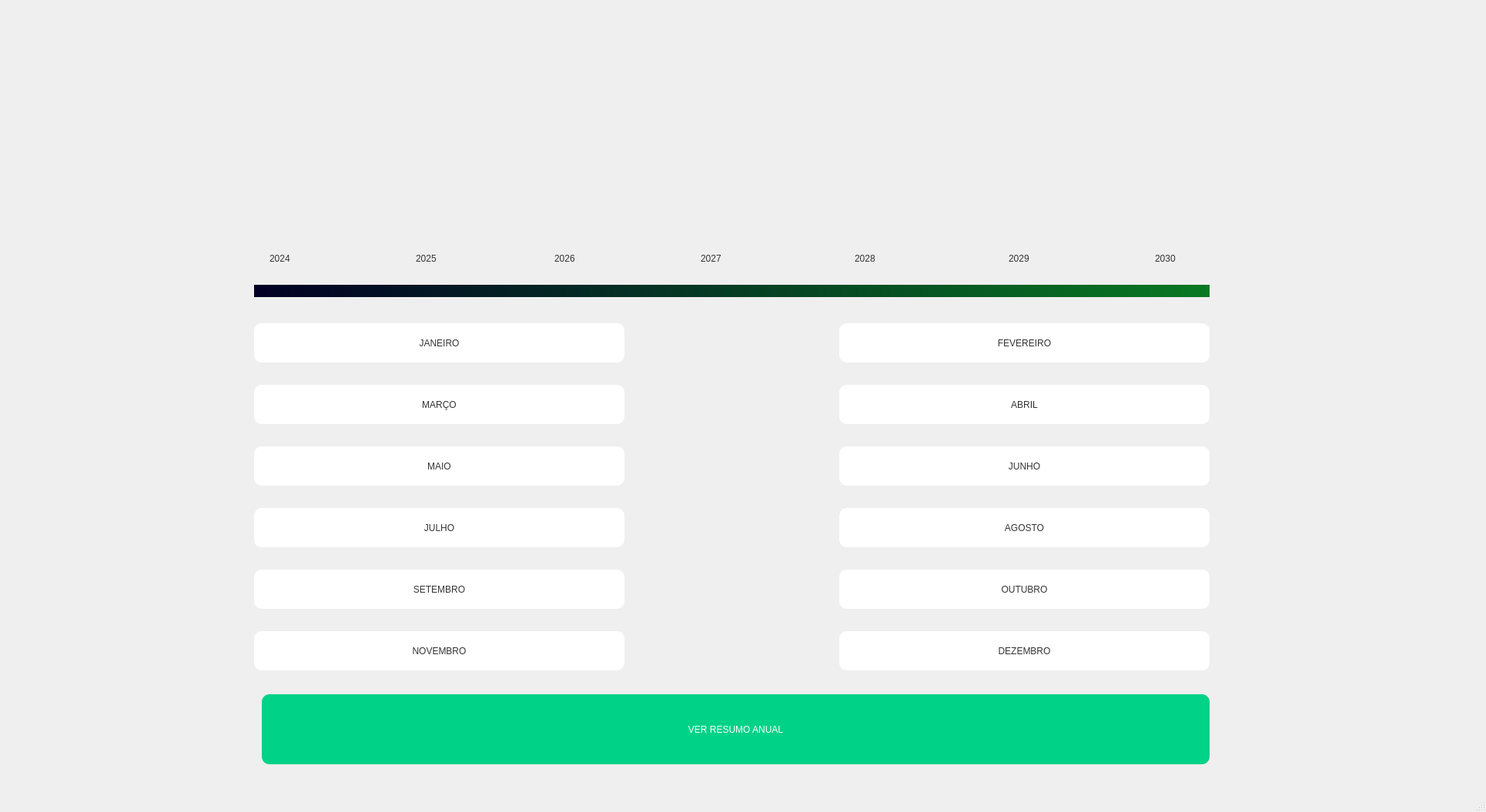
<?xml version="1.0" encoding="UTF-8"?>
<ui version="4.0">
 <class>MainWindow</class>
 <widget class="QMainWindow" name="MainWindow">
  <property name="geometry">
   <rect>
    <x>0</x>
    <y>0</y>
    <width>1930</width>
    <height>1055</height>
   </rect>
  </property>
  <property name="windowTitle">
   <string>MainWindow</string>
  </property>
  <widget class="QWidget" name="home_widget">
   <widget class="QRadioButton" name="radioButton_entrada_2">
    <property name="geometry">
     <rect>
      <x>330</x>
      <y>320</y>
      <width>101</width>
      <height>31</height>
     </rect>
    </property>
    <property name="styleSheet">
     <string notr="true">background-color: transparent;
font: 22pt &quot;Sans Serif Collection&quot;;
color: rgb(51, 51, 51);
</string>
    </property>
    <property name="text">
     <string>2024</string>
    </property>
   </widget>
   <widget class="QRadioButton" name="radioButton_entrada_3">
    <property name="geometry">
     <rect>
      <x>700</x>
      <y>320</y>
      <width>101</width>
      <height>31</height>
     </rect>
    </property>
    <property name="styleSheet">
     <string notr="true">background-color: transparent;
font: 22pt &quot;Sans Serif Collection&quot;;
color: rgb(51, 51, 51);
</string>
    </property>
    <property name="text">
     <string>2026</string>
    </property>
   </widget>
   <widget class="QRadioButton" name="radioButton_entrada_4">
    <property name="geometry">
     <rect>
      <x>890</x>
      <y>320</y>
      <width>101</width>
      <height>31</height>
     </rect>
    </property>
    <property name="styleSheet">
     <string notr="true">background-color: transparent;
font: 22pt &quot;Sans Serif Collection&quot;;
color: rgb(51, 51, 51);
</string>
    </property>
    <property name="text">
     <string>2027</string>
    </property>
   </widget>
   <widget class="QRadioButton" name="radioButton_entrada_5">
    <property name="geometry">
     <rect>
      <x>1090</x>
      <y>320</y>
      <width>101</width>
      <height>31</height>
     </rect>
    </property>
    <property name="styleSheet">
     <string notr="true">background-color: transparent;
font: 22pt &quot;Sans Serif Collection&quot;;
color: rgb(51, 51, 51);
</string>
    </property>
    <property name="text">
     <string>2028</string>
    </property>
   </widget>
   <widget class="QRadioButton" name="radioButton_entrada_6">
    <property name="geometry">
     <rect>
      <x>1290</x>
      <y>320</y>
      <width>101</width>
      <height>31</height>
     </rect>
    </property>
    <property name="styleSheet">
     <string notr="true">background-color: transparent;
font: 22pt &quot;Sans Serif Collection&quot;;
color: rgb(51, 51, 51);
</string>
    </property>
    <property name="text">
     <string>2029</string>
    </property>
   </widget>
   <widget class="QRadioButton" name="radioButton_entrada_7">
    <property name="geometry">
     <rect>
      <x>1480</x>
      <y>320</y>
      <width>101</width>
      <height>31</height>
     </rect>
    </property>
    <property name="styleSheet">
     <string notr="true">background-color: transparent;
font: 22pt &quot;Sans Serif Collection&quot;;
color: rgb(51, 51, 51);
</string>
    </property>
    <property name="text">
     <string>2030</string>
    </property>
   </widget>
   <widget class="QRadioButton" name="radioButton_entrada_8">
    <property name="geometry">
     <rect>
      <x>520</x>
      <y>320</y>
      <width>101</width>
      <height>31</height>
     </rect>
    </property>
    <property name="styleSheet">
     <string notr="true">background-color: transparent;
font: 22pt &quot;Sans Serif Collection&quot;;
color: rgb(51, 51, 51);
</string>
    </property>
    <property name="text">
     <string>2025</string>
    </property>
   </widget>
   <widget class="QPushButton" name="pushButton">
    <property name="geometry">
     <rect>
      <x>330</x>
      <y>420</y>
      <width>481</width>
      <height>51</height>
     </rect>
    </property>
    <property name="styleSheet">
     <string notr="true">font: 22pt &quot;Sans Serif Collection&quot;;
color: rgb(51, 51, 51);

border-radius:10px;
background-color: rgb(255, 255, 255);
</string>
    </property>
    <property name="text">
     <string>JANEIRO</string>
    </property>
   </widget>
   <widget class="QPushButton" name="pushButton_2">
    <property name="geometry">
     <rect>
      <x>1090</x>
      <y>420</y>
      <width>481</width>
      <height>51</height>
     </rect>
    </property>
    <property name="styleSheet">
     <string notr="true">font: 22pt &quot;Sans Serif Collection&quot;;
color: rgb(51, 51, 51);

border-radius:10px;
background-color: rgb(255, 255, 255);</string>
    </property>
    <property name="text">
     <string>FEVEREIRO</string>
    </property>
   </widget>
   <widget class="QPushButton" name="pushButton_3">
    <property name="geometry">
     <rect>
      <x>330</x>
      <y>500</y>
      <width>481</width>
      <height>51</height>
     </rect>
    </property>
    <property name="styleSheet">
     <string notr="true">font: 22pt &quot;Sans Serif Collection&quot;;
color: rgb(51, 51, 51);

border-radius:10px;
background-color: rgb(255, 255, 255);</string>
    </property>
    <property name="text">
     <string>MARÇO</string>
    </property>
   </widget>
   <widget class="QPushButton" name="pushButton_4">
    <property name="geometry">
     <rect>
      <x>1090</x>
      <y>500</y>
      <width>481</width>
      <height>51</height>
     </rect>
    </property>
    <property name="styleSheet">
     <string notr="true">font: 22pt &quot;Sans Serif Collection&quot;;
color: rgb(51, 51, 51);

border-radius:10px;
background-color: rgb(255, 255, 255);</string>
    </property>
    <property name="text">
     <string>ABRIL</string>
    </property>
   </widget>
   <widget class="QPushButton" name="pushButton_5">
    <property name="geometry">
     <rect>
      <x>330</x>
      <y>580</y>
      <width>481</width>
      <height>51</height>
     </rect>
    </property>
    <property name="styleSheet">
     <string notr="true">font: 22pt &quot;Sans Serif Collection&quot;;
color: rgb(51, 51, 51);

border-radius:10px;
background-color: rgb(255, 255, 255);</string>
    </property>
    <property name="text">
     <string>MAIO</string>
    </property>
   </widget>
   <widget class="QPushButton" name="pushButton_6">
    <property name="geometry">
     <rect>
      <x>1090</x>
      <y>580</y>
      <width>481</width>
      <height>51</height>
     </rect>
    </property>
    <property name="styleSheet">
     <string notr="true">font: 22pt &quot;Sans Serif Collection&quot;;
color: rgb(51, 51, 51);

border-radius:10px;
background-color: rgb(255, 255, 255);</string>
    </property>
    <property name="text">
     <string>JUNHO</string>
    </property>
   </widget>
   <widget class="QPushButton" name="pushButton_7">
    <property name="geometry">
     <rect>
      <x>330</x>
      <y>660</y>
      <width>481</width>
      <height>51</height>
     </rect>
    </property>
    <property name="styleSheet">
     <string notr="true">font: 22pt &quot;Sans Serif Collection&quot;;
color: rgb(51, 51, 51);

border-radius:10px;
background-color: rgb(255, 255, 255);</string>
    </property>
    <property name="text">
     <string>JULHO</string>
    </property>
   </widget>
   <widget class="QPushButton" name="pushButton_8">
    <property name="geometry">
     <rect>
      <x>1090</x>
      <y>660</y>
      <width>481</width>
      <height>51</height>
     </rect>
    </property>
    <property name="styleSheet">
     <string notr="true">font: 22pt &quot;Sans Serif Collection&quot;;
color: rgb(51, 51, 51);

border-radius:10px;
background-color: rgb(255, 255, 255);</string>
    </property>
    <property name="text">
     <string>AGOSTO</string>
    </property>
   </widget>
   <widget class="QPushButton" name="pushButton_9">
    <property name="geometry">
     <rect>
      <x>330</x>
      <y>740</y>
      <width>481</width>
      <height>51</height>
     </rect>
    </property>
    <property name="styleSheet">
     <string notr="true">font: 22pt &quot;Sans Serif Collection&quot;;
color: rgb(51, 51, 51);

border-radius:10px;
background-color: rgb(255, 255, 255);</string>
    </property>
    <property name="text">
     <string>SETEMBRO</string>
    </property>
   </widget>
   <widget class="QPushButton" name="pushButton_10">
    <property name="geometry">
     <rect>
      <x>1090</x>
      <y>740</y>
      <width>481</width>
      <height>51</height>
     </rect>
    </property>
    <property name="styleSheet">
     <string notr="true">font: 22pt &quot;Sans Serif Collection&quot;;
color: rgb(51, 51, 51);

border-radius:10px;
background-color: rgb(255, 255, 255);</string>
    </property>
    <property name="text">
     <string>OUTUBRO</string>
    </property>
   </widget>
   <widget class="QPushButton" name="pushButton_11">
    <property name="geometry">
     <rect>
      <x>330</x>
      <y>820</y>
      <width>481</width>
      <height>51</height>
     </rect>
    </property>
    <property name="styleSheet">
     <string notr="true">font: 22pt &quot;Sans Serif Collection&quot;;
color: rgb(51, 51, 51);

border-radius:10px;
background-color: rgb(255, 255, 255);</string>
    </property>
    <property name="text">
     <string>NOVEMBRO</string>
    </property>
   </widget>
   <widget class="QPushButton" name="pushButton_12">
    <property name="geometry">
     <rect>
      <x>1090</x>
      <y>820</y>
      <width>481</width>
      <height>51</height>
     </rect>
    </property>
    <property name="styleSheet">
     <string notr="true">font: 22pt &quot;Sans Serif Collection&quot;;
color: rgb(51, 51, 51);

border-radius:10px;
background-color: rgb(255, 255, 255);</string>
    </property>
    <property name="text">
     <string>DEZEMBRO</string>
    </property>
   </widget>
   <widget class="QLabel" name="label">
    <property name="geometry">
     <rect>
      <x>330</x>
      <y>370</y>
      <width>1241</width>
      <height>16</height>
     </rect>
    </property>
    <property name="styleSheet">
     <string notr="true">background-color: qlineargradient(spread:pad, x1:0, y1:0, x2:1, y2:0, stop:0 rgba(2,0,36,1), stop:1 rgba(9,121,35,1), stop:2 rgba(0,212,255,1));</string>
    </property>
    <property name="text">
     <string/>
    </property>
   </widget>
   <widget class="QPushButton" name="pushButton_13">
    <property name="geometry">
     <rect>
      <x>340</x>
      <y>902</y>
      <width>1231</width>
      <height>91</height>
     </rect>
    </property>
    <property name="styleSheet">
     <string notr="true">font: 22pt &quot;Sans Serif Collection&quot;;

background-color: rgb(0, 210, 135);
color: rgb(255, 255, 255);

border-radius:10px;
</string>
    </property>
    <property name="text">
     <string>VER RESUMO ANUAL</string>
    </property>
   </widget>
  </widget>
  <widget class="QStatusBar" name="statusbar"/>
  <action name="actionProcurar">
   <property name="icon">
    <iconset resource="images_home/images_home.qrc">
     <normaloff>:/images_home/buscar.png</normaloff>:/images_home/buscar.png</iconset>
   </property>
   <property name="text">
    <string>Procurar</string>
   </property>
  </action>
  <action name="actionCadastrar">
   <property name="icon">
    <iconset resource="images_home/images_home.qrc">
     <normaloff>:/images_home/create.png</normaloff>:/images_home/create.png</iconset>
   </property>
   <property name="text">
    <string>Cadastrar</string>
   </property>
  </action>
  <action name="actionApagar">
   <property name="icon">
    <iconset resource="images_home/images_home.qrc">
     <normaloff>:/images_home/delete.png</normaloff>:/images_home/delete.png</iconset>
   </property>
   <property name="text">
    <string>Apagar</string>
   </property>
  </action>
  <action name="actionAtualizar">
   <property name="icon">
    <iconset resource="images_home/images_home.qrc">
     <normaloff>:/images_home/refresh.png</normaloff>:/images_home/refresh.png</iconset>
   </property>
   <property name="text">
    <string>Atualizar</string>
   </property>
  </action>
  <action name="actionVer_Meses">
   <property name="icon">
    <iconset resource="images_home/images_home.qrc">
     <normaloff>:/images_home/olhinho.png</normaloff>:/images_home/olhinho.png</iconset>
   </property>
   <property name="text">
    <string>Ver Meses</string>
   </property>
  </action>
  <action name="actionNovo_mes">
   <property name="icon">
    <iconset resource="images_home/images_home.qrc">
     <normaloff>:/images_home/novo_mes.png</normaloff>:/images_home/novo_mes.png</iconset>
   </property>
   <property name="text">
    <string>Novo Mês</string>
   </property>
  </action>
  <action name="actionFechar_mes">
   <property name="icon">
    <iconset resource="images_home/images_home.qrc">
     <normaloff>:/images_home/fechar_mes.png</normaloff>:/images_home/fechar_mes.png</iconset>
   </property>
   <property name="text">
    <string>Fechar Mês</string>
   </property>
  </action>
  <action name="actionDetalhes_do_Saldo">
   <property name="icon">
    <iconset resource="images_home/images_home.qrc">
     <normaloff>:/images_home/saldo.png</normaloff>:/images_home/saldo.png</iconset>
   </property>
   <property name="text">
    <string>Detalhes do Saldo</string>
   </property>
  </action>
  <action name="actionFechamento_do_Dia">
   <property name="icon">
    <iconset resource="images_home/images_home.qrc">
     <normaloff>:/images_home/fechamento_dia.png</normaloff>:/images_home/fechamento_dia.png</iconset>
   </property>
   <property name="text">
    <string>Fechamento do Dia</string>
   </property>
  </action>
 </widget>
 <resources>
  <include location="images_home/images_home.qrc"/>
 </resources>
 <connections/>
</ui>
